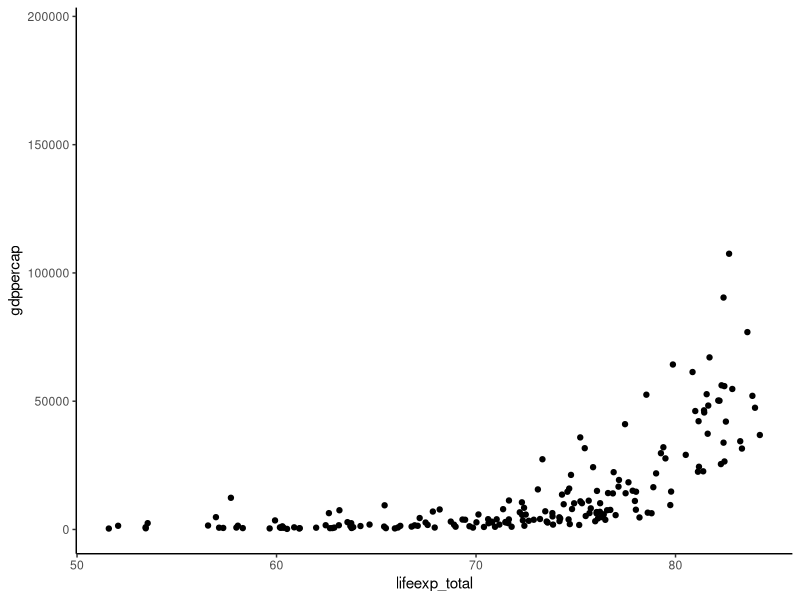
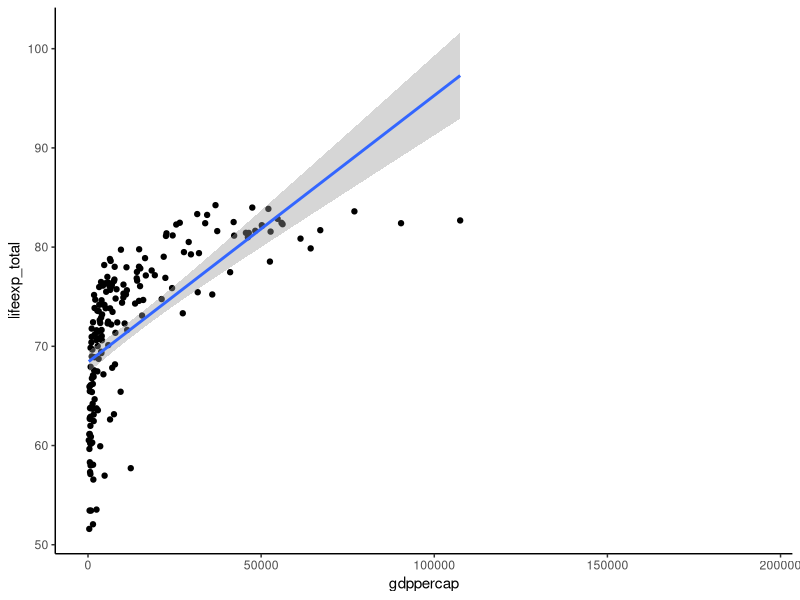
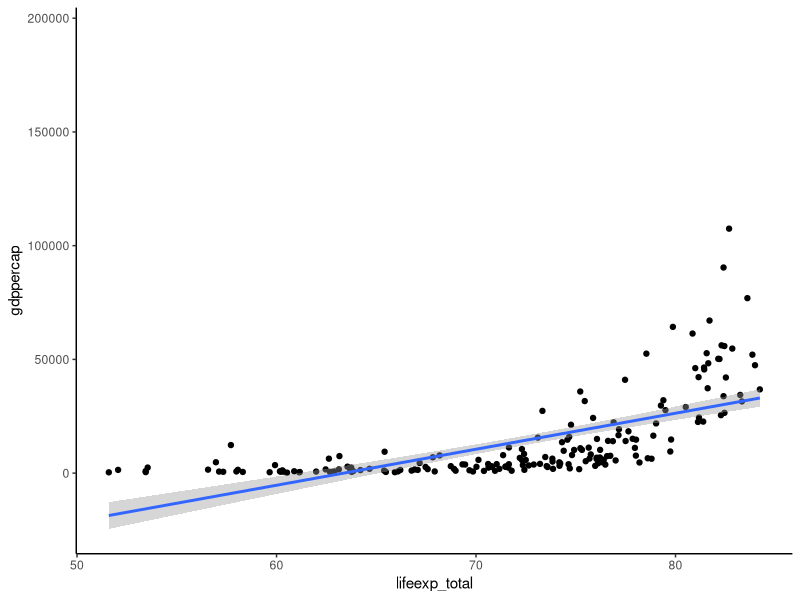
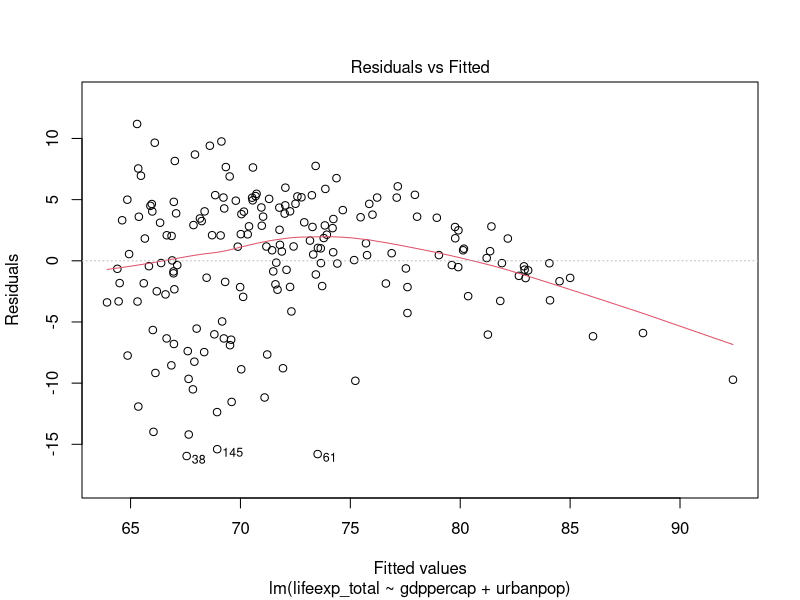
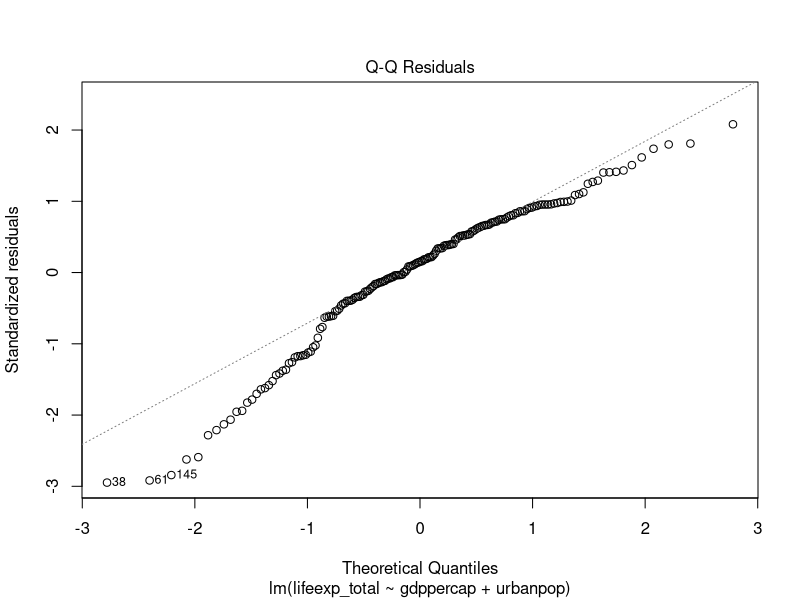
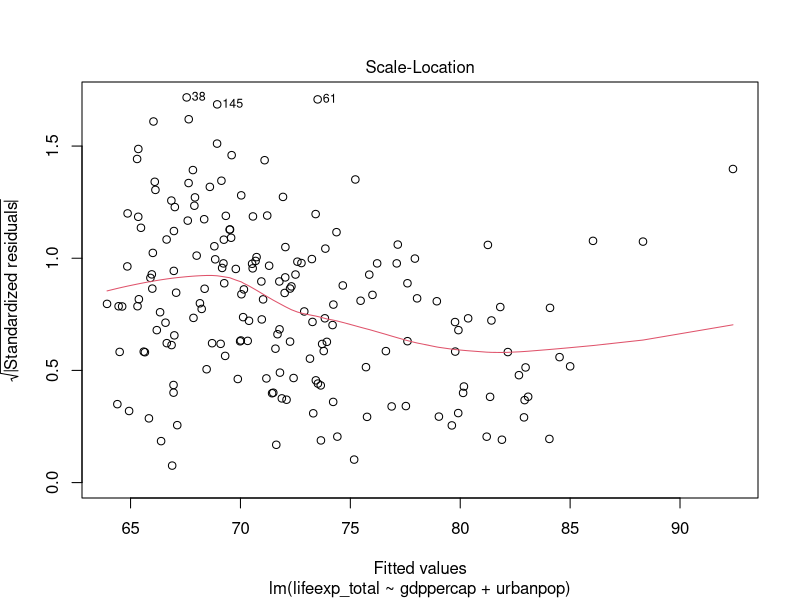
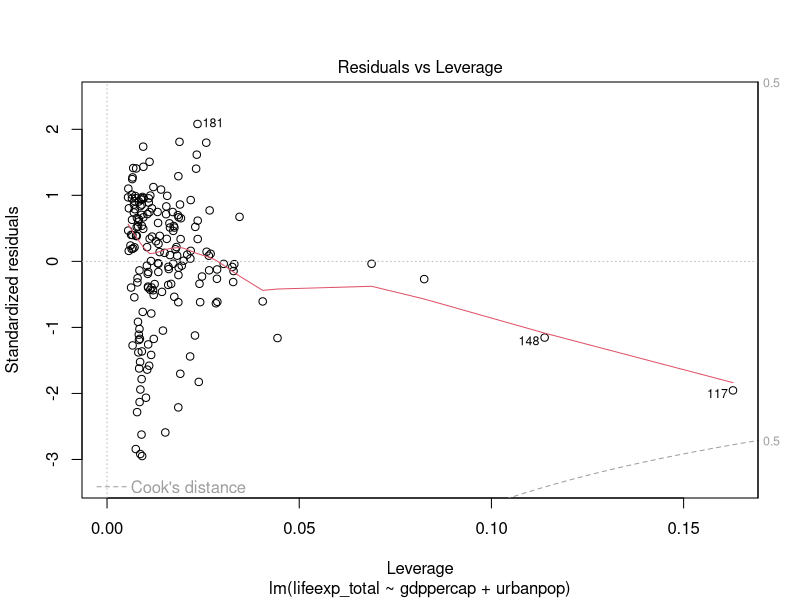
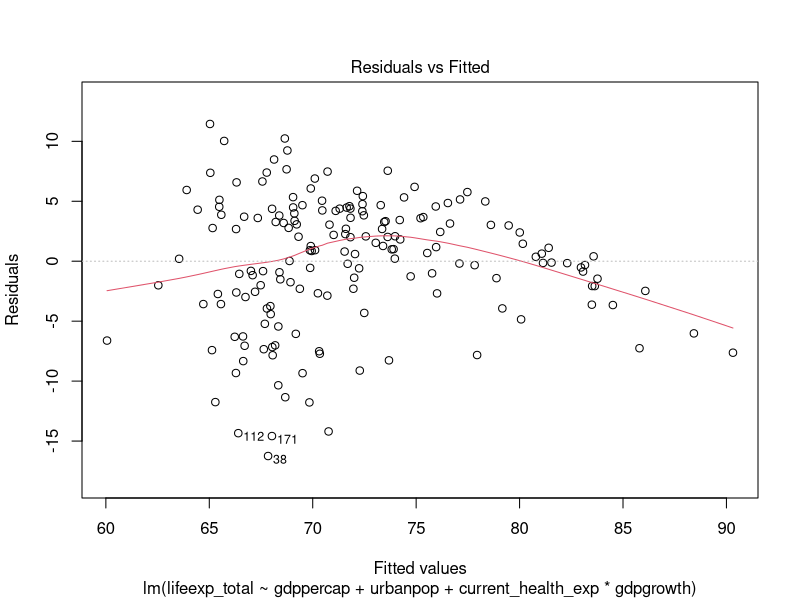

These charts were generated, in order, by the following R code:
#1. Either use your project data or find Something on [Kaggle](https://www.kaggle.com/)
#2. Find a good research/business question that involves prediction (either ) and write it down
#3. Answer your question using what we've learned previously and today
   # a. Use at least one graph to see variable interdependence (use `geom_smooth`)
    #a. Look at variable correlations
    #b. See what do residuals look like. Is it random? Why? Why not?
    #c. Run a regression
    #d. Add/Remove variables based on the result, rerun the regression
  #  e. Try adding an interaction
   # f. Describe how well the model fits your data. Try to reason why is it weak if so?
    #g. Try answering your question with your words
    #h. finish @ Home!

library(data.table)
library(ggplot2)
library(readxl)
data <- read_excel("data.xls", 
                  col_types = c("numeric", "text", "text", 
                                "text", "numeric", "numeric", "numeric", 
                                "numeric", "numeric", "numeric", 
                                "numeric"))
as.data.frame(data)

#várható élettartam előrejelzése országoknál GDP függvényében

ggplot(data, aes(lifeexp_total, gdppercap))+geom_point()+theme_classic()

ggplot(data, aes(gdppercap, lifeexp_total))+geom_point()+theme_classic()+geom_smooth(method="lm")

ggplot(data, aes(lifeexp_total, gdppercap))+geom_point()+theme_classic()+geom_smooth(method="lm")
#Az első ábra jobb lm-t illeszt

cor(data[sapply(data, is.numeric)], use = "complete.obs")

#várható élettartam pozitívan korrelál: gpdpercap, urbanpop, kis poz. korr. current_health_expenditure változóval

#residuals: az ábrán elég nagy eltérések mutatkoznak, a várható élettartam kérdése komplexebb mint ezek a változók

slm <- lm(formula=lifeexp_total~gdppercap+urbanpop+current_health_exp, data=data)
summary(slm)

slm2 <- lm(formula=lifeexp_total~gdppercap+urbanpop, data=data)

summary(slm2)
 #slm2 a jobb modell

plot(slm2)

slm3 <- lm(formula=lifeexp_total~gdppercap+urbanpop+current_health_exp*gdpgrowth, data=data)
summary(slm3)

#interakcióval kicsit jobb modellt kapunk

plot(slm3)

#még így sem igazán illeszkedik (residuals vs. fitted), slm2 jobban illeszkedik. a várható élettartamhoz több változó is szükséges lehet, illetve meg nem mérhető változók is közrejátszanak (genetika, életstílus stb.)

residuals <- data.table(residuals=slm3$residuals, fitted=slm3$fitted.values)
ggplot(residuals, aes(fitted, residuals))+geom_point()+theme_classic()

